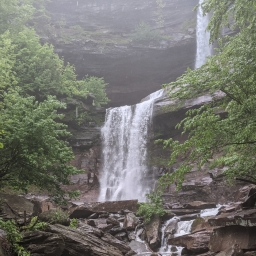
#> input picture ESE 358 Project 3/Part 3/waterfall256.jpg, 256 x 256 px
$ python Project3Part3.py
#> lines starting #> are read from the running program, lines starting #| are printed output that depends on the picture
#Part 3 Project 3 Edge Detection

import cv2
import numpy
import numpy as np
from skimage import io
import math
import matplotlib.pyplot as plt

def RGB_to_gray(img):
    grayImage = cv2.cvtColor(img, cv2.COLOR_BGR2GRAY)
    return grayImage

inputImagePart3 = io.imread('waterfall256.jpg')       #Input image for part 3
#> inputImagePart3 is the input picture: shape (256, 256, 3); mean R, G, B 115.8, 116.2, 109.5
grayLevelImagePart3 = RGB_to_gray(inputImagePart3)   #To turn the original input image for part 3 into a gray level image
#> in RGB_to_gray, `grayImage = cv2.cvtColor(img, cv2.COLOR_BGR2GRAY)`:
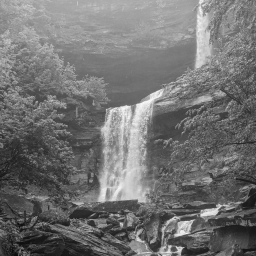
#> grayImage: shape (256, 256); min 12, max 247, mean 114.2

N = grayLevelImagePart3.shape[0]   #To get the size of the gray level image
#> N = 256
M = grayLevelImagePart3.shape[0]
#> M = 256

outputImagePart3 = numpy.zeros((N, N))    #Initialize the output image for part 3
outputImagePart3_1 = numpy.zeros((N,N))
outputImagePart3_2 = numpy.zeros((N,N))
g = numpy.zeros(N)
#> g = 256 values from 0 to 0

#First compute the filter g(k) as:

sigma = 0.5
sum = 0;
threshold = 15

#To compute the separable Gaussian filter denoted by g(k)
for k in range(0, 8):
    g[k] = math.exp(-((k-5)*(k-5))/(2*sigma*sigma))
    sum += g[k]
#> after the loop, sum = 1.27

#To normalize the filter coefficients as:
for k in range (0, 8):
    g[k] = g[k]/ sum

#Filter each row i
for i in range (0, M - 1):
    for j in range(5, N-6):
        sum = 0;
        for k in range(0, 8):
            sum = sum + g[k]*grayLevelImagePart3[i, j-(k-5)]
        outputImagePart3[i, j] = sum
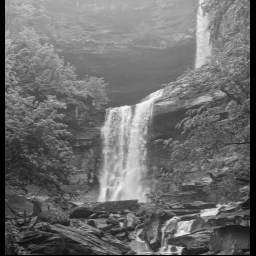
#> outputImagePart3: shape (256, 256) float64; min 0, max 245.9, mean 110.1
        #Gx = grayLevelImagePart3[i, j + 1] - grayLevelImagePart3[i, j]


#Filter each column j
for j in range(0, N - 1):
    for i in range(5, M - 6):
        sum = 0
        for k in range(0, 8):
            sum = sum + g[k]*outputImagePart3[i-(k-5), j]
        outputImagePart3_1[i, j] = sum
        outputImagePart3_2[i, j] = sum
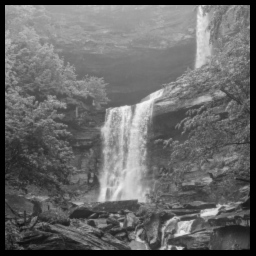
#> outputImagePart3_1: shape (256, 256) float64; min 0, max 244.5, mean 105.6


        #Gy = grayLevelImagePart3[i, j + 1] - grayLevelImagePart3[i, j]

for row in range(1, 254):
    for column in range(1, 254):
        #Gradient along rows
        gradientRowX = outputImagePart3_1[row, column + 1] - outputImagePart3_1[row, column]

        #Gradient along columns
        gradientRowY = outputImagePart3_1[row + 1, column] - outputImagePart3_1[row, column]
        gradientMagnitude = np.sqrt((np.square(gradientRowX)) + (np.square(gradientRowY)))

        # Check threshold with gradientMagnitude and set pixel to 255 or 0 for the final output image
        if gradientMagnitude > threshold:
            outputImagePart3_1[row, column] = 255

        else:
           outputImagePart3_1[row, column] = 0
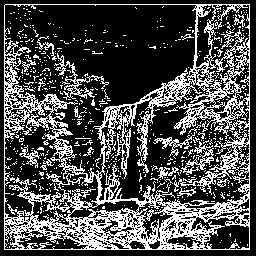
#> outputImagePart3_1: shape (256, 256) float64; 30% white in thin lines or dots

plt.title('Gray level image input Part 3: Edge Detection')
plt.imshow(grayLevelImagePart3, cmap=plt.cm.gray)
plt.show()

plt.title('Gray level image with Gaussian filter applied Part 3: Edge Detection')
plt.imshow(outputImagePart3_2, cmap=plt.cm.gray)
cv2.imwrite('part3GaussianFilterOutput.jpg', outputImagePart3_2)
plt.show()

plt.title('Gray level image with edge detection and Gaussian filter applied')
plt.imshow(outputImagePart3_1, cmap=plt.cm.gray)
cv2.imwrite('part3GaussianEdgeDetectionOutput.jpg', outputImagePart3_1)
plt.show()
